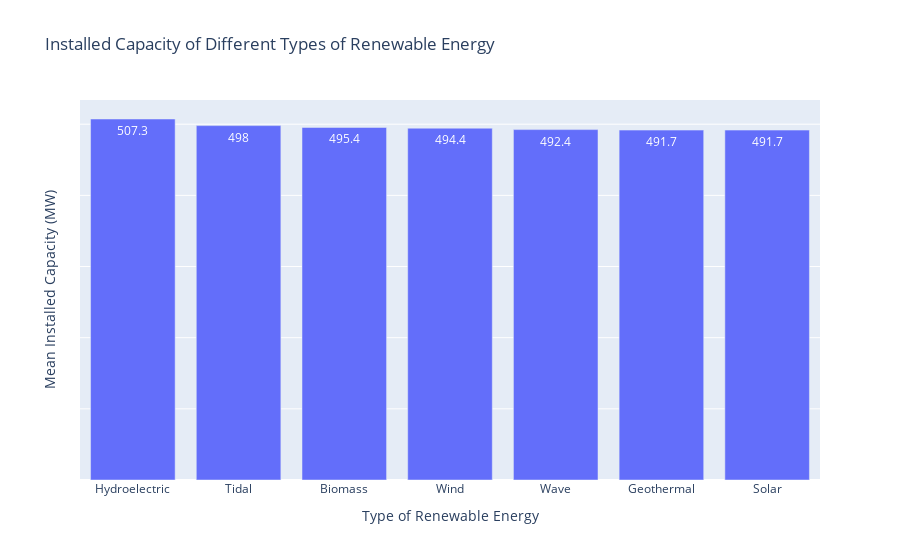

Notebook code for this chart:
### Markdown cell above
Errores de esa gráfica: 
-   No se sabe cuál tiene más MW
-   ni cuánta es la diferencia
-   Ni se sabe si es la media, mediana o que en el eje y
-   No se necesitan ticks en eje y 

Corrección, usando plotly:

### Code cell
# Crear variable de eje
energy_map = {
    1: 'Solar',
    2: 'Wind',
    3: 'Hydroelectric',
    4: 'Geothermal',
    5: 'Biomass',
    6: 'Tidal',
    7: 'Wave'
}

# Crear la columna 'Type_of_Renewable_Energy_label'
df['Type_of_Renewable_Energy_label'] = df['Type_of_Renewable_Energy'].map(energy_map)

# Agrupar a la media
tab = df.groupby('Type_of_Renewable_Energy_label').agg(
    Installed_Capacity_MW = ('Installed_Capacity_MW', 'mean')).reset_index()

# Redondear para verla más limpia
tab['Installed_Capacity_MW'] = tab['Installed_Capacity_MW'].round(1)
tab = tab.sort_values('Installed_Capacity_MW', ascending=False)

# Plot
fig = px.bar(tab, 
             x='Type_of_Renewable_Energy_label', 
             y='Installed_Capacity_MW',
             title='Installed Capacity of Different Types of Renewable Energy',
             labels={'Type_of_Renewable_Energy_label': 'Type of Renewable Energy', 
                     'Installed_Capacity_MW': 'Mean Installed Capacity (MW)'},
             text='Installed_Capacity_MW')
fig.update_yaxes(showticklabels=False, 
                 title_standoff=20)
fig.show()
# Guardar la imagen como PNG
# pio.write_image(fig, 'plots/plot1.png', width=900, height=400)

# Mostrar la imagen guardada
#print('\n>>> Good:')
#Image('plots/plot1.png')

### Figure 1 — Plotly figure (JSON) as saved in the notebook; plotly's stock layout.template omitted (floating-point values rounded to 4 significant figures)
{"data": [{"alignmentgroup": "True", "hovertemplate": "Type of Renewable Energy=%{x}<br>Mean Installed Capacity (MW)=%{text}<extra></extra>", "legendgroup": "", "marker": {"color": "#636efa", "pattern": {"shape": ""}}, "name": "", "offsetgroup": "", "orientation": "v", "showlegend": false, "text": [507.3, 498, 495.4, 494.4, 492.4, 491.7, 491.7], "textposition": "auto", "type": "bar", "x": ["Hydroelectric", "Tidal", "Biomass", "Wind", "Wave", "Geothermal", "Solar"], "xaxis": "x", "y": [507.3, 498, 495.4, 494.4, 492.4, 491.7, 491.7], "yaxis": "y"}], "layout": {"barmode": "relative", "legend": {"tracegroupgap": 0}, "title": {"text": "Installed Capacity of Different Types of Renewable Energy"}, "xaxis": {"anchor": "y", "domain": [0, 1], "title": {"text": "Type of Renewable Energy"}}, "yaxis": {"anchor": "x", "domain": [0, 1], "showticklabels": false, "title": {"standoff": 20, "text": "Mean Installed Capacity (MW)"}}}}
